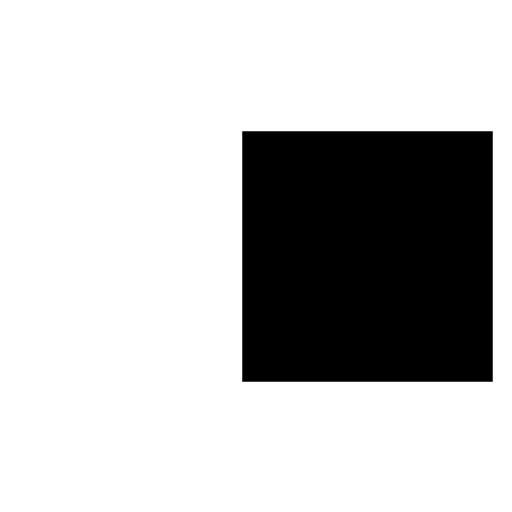
#> input picture image/square.jpg, 512 x 512 px, found by its file name
$ python 6-operaciones-binarias.py
#> lines starting #> are read from the running program, lines starting #| are printed output that depends on the picture
# Las operaciones bit a bit se utilizan en la manipulación
# de imágenes y se utilizan para extraer partes esenciales de la imagen.

# AND - OR - XOR - NOT

import cv2
import numpy as np

image1 = cv2.imread('image\square.jpg')
#> image1 is the input picture: shape (512, 512, 3); min 0, max 255, mean 194
image2 = cv2.imread('image\circle.jpg')
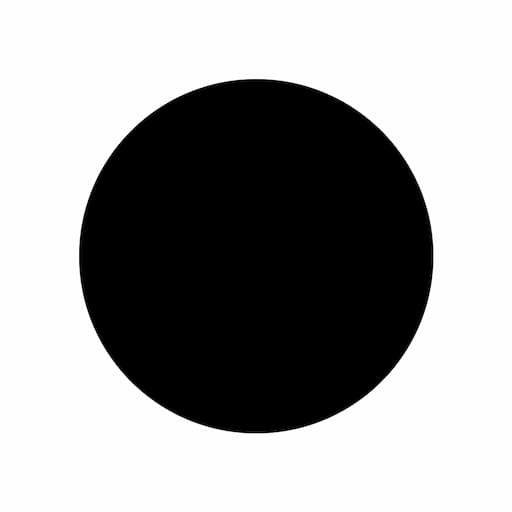
#> input picture image/circle.jpg, 512 x 512 px, found by its file name
#> image2 is the input picture: shape (512, 512, 3); min 0, max 255, mean 158.6

# [19 lines of commented-out code are left out]
dest_not1 = cv2.bitwise_not(image1, mask=None)
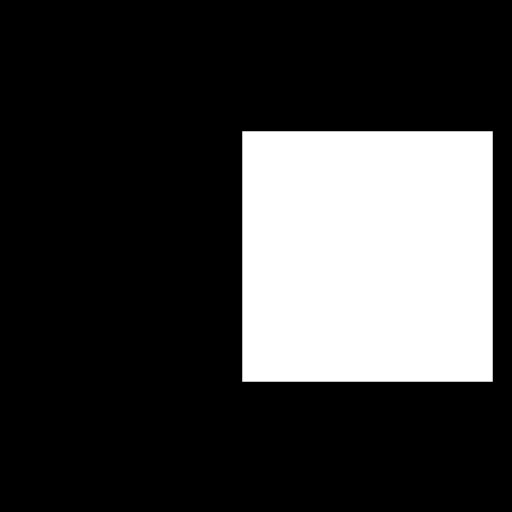
#> dest_not1: shape (512, 512, 3); min 0, max 255, mean 61
dest_not2 = cv2.bitwise_not(image2, mask=None)
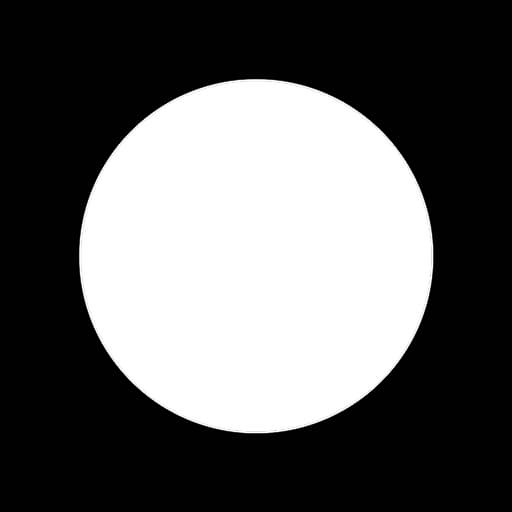
#> dest_not2: shape (512, 512, 3); min 0, max 255, mean 96.4

cv2.imshow('Bitwise NOT on image 1', dest_not1)
cv2.imshow('Bitwise NOT on image 2', dest_not2)

if cv2.waitKey(0) & 0xff == 27:
#> (key Esc is pressed here)
    cv2.destroyAllWindows()
